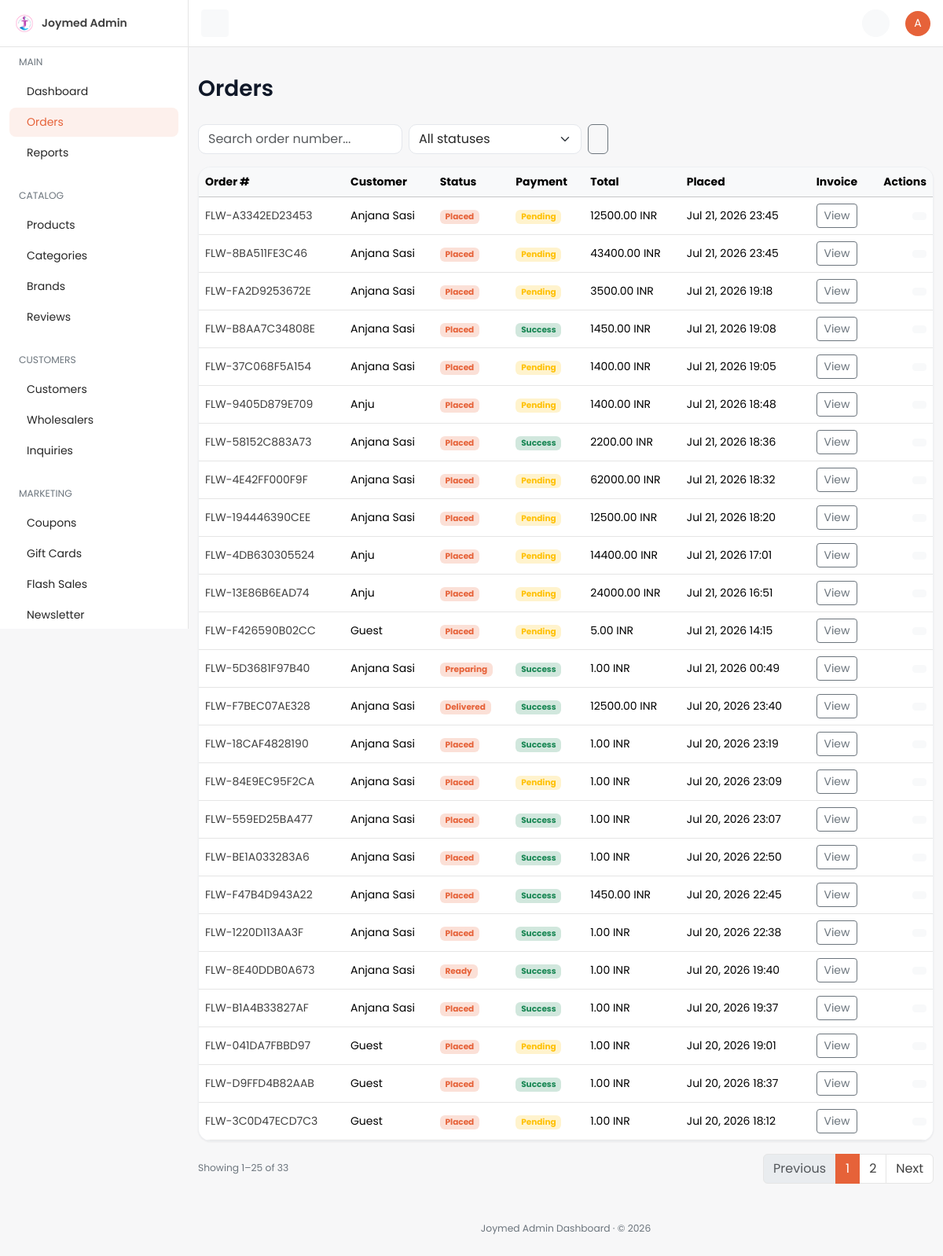
/dashboard/orders/ (signed in), run on an earlier commit of the app's database.
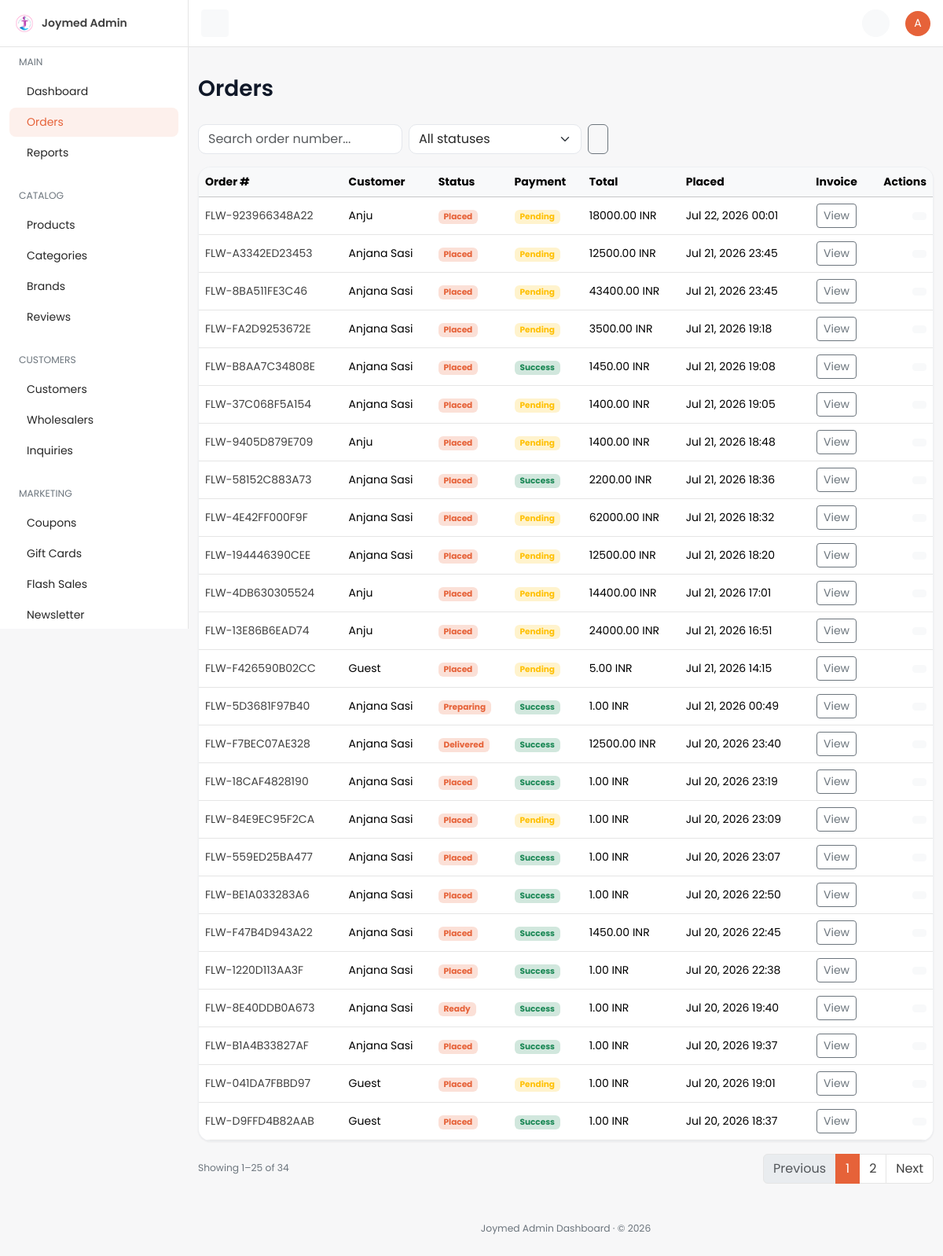
And on a later commit of the database.
### orders/models.py (models this page shows, shortened)
class Order(TimeStampedModel):
    customer_profile = models.ForeignKey(
        "accounts.CustomerProfile",
        on_delete=models.CASCADE,
        related_name="orders",
        null=True,
        blank=True,
        verbose_name="Customer profile",
        help_text="Owner of this order; null for guest checkout.",
    )
    cart = models.ForeignKey(
        "cart.Cart",
        on_delete=models.SET_NULL,
        null=True,
        blank=True,
        related_name="orders",
        verbose_name="Source cart",
    )
    order_number = models.CharField(
        max_length=32,
        unique=True,
        db_index=True,
        verbose_name="Order number",
        help_text="Human-readable unique order reference.",
    )
    idempotency_key = models.CharField(
        max_length=64,
        unique=True,
        null=True,
        blank=True,
        db_index=True,
        verbose_name="Idempotency key",
        help_text="Client-supplied key preventing duplicate order creation.",
    )
    order_status = models.CharField(
        max_length=20,
        choices=OrderStatus.choices,
        default=OrderStatus.RECEIVED,
        db_index=True,
        verbose_name="Order status",
    )
    delivery_slot_booking = models.ForeignKey(
        "delivery.DeliverySlotBooking",
        on_delete=models.SET_NULL,
        null=True,
        blank=True,
        related_name="orders",
        verbose_name="Delivery slot booking",
    )
    subtotal = models.DecimalField(max_digits=12, decimal_places=2, default=0)
    coupon_discount = models.DecimalField(max_digits=12, decimal_places=2, default=0)
    delivery_charge = models.DecimalField(max_digits=12, decimal_places=2, default=0)
    total_amount = models.DecimalField(
        max_digits=12,
        decimal_places=2,
        verbose_name="Total amount",
        help_text="Order total in the customer's checkout currency.",
    )
    currency = models.ForeignKey(
        "core.Currency",
        on_delete=models.PROTECT,
        null=True,
        blank=True,
        related_name="orders",
        verbose_name="Currency",
    )
    delivery_address_snapshot = models.JSONField(
        default=dict,
        verbose_name="Delivery address snapshot",
    )
    invoice_details = models.JSONField(default=dict, verbose_name="Invoice details")
    class Meta:
        verbose_name = "Order"
        verbose_name_plural = "Orders"
        indexes = [
            models.Index(
                fields=["customer_profile", "-created_at"],
                name="ord_customer_created_idx",
            ),
            models.Index(fields=["order_status"], name="orders_order_status_idx"),
            models.Index(fields=["idempotency_key"], name="orders_idempotency_key_idx"),
        ]
        ordering = ["-created_at"]
    @property
    def payment_status_display(self) -> str:
        tx = self.payment_transactions.filter(status="success").last()
        if not tx:
            tx = self.payment_transactions.last()
        if not tx:
            return "Unknown"
        return tx.get_status_display()

### accounts/models.py (models this page shows, shortened)
class CustomerProfile(TimeStampedModel):
    user = models.OneToOneField(
        settings.AUTH_USER_MODEL,
        on_delete=models.CASCADE,
        related_name="customer_profile",
        verbose_name="User",
        help_text="Linked Django auth user.",
    )
    phone = models.CharField(
        max_length=20,
        blank=True,
        db_index=True,
        verbose_name="Phone number",
        help_text="Customer mobile number used for OTP login.",
    )
    phone_verified = models.BooleanField(
        default=False,
        verbose_name="Phone verified",
        help_text="True after a successful OTP verification for this phone.",
    )
    preferred_language = models.CharField(
        max_length=5,
        choices=settings.LANGUAGES,
        default=settings.LANGUAGE_CODE,
        verbose_name="Preferred language",
        help_text="Customer's preferred storefront language.",
    )
    preferred_currency = models.ForeignKey(
        "core.Currency",
        on_delete=models.PROTECT,
        related_name="customer_profiles",
        verbose_name="Preferred currency",
        help_text="Currency used to display prices for this customer.",
    )
    date_of_birth = models.DateField(
        null=True,
        blank=True,
        verbose_name="Date of birth",
        help_text="Optional date of birth for personalization.",
    )
    default_address = models.ForeignKey(
        "accounts.Address",
        on_delete=models.SET_NULL,
        null=True,
        blank=True,
        related_name="+",
        verbose_name="Default address",
        help_text="Customer's primary delivery address.",
    )
    notify_via_email = models.BooleanField(
        default=True,
        verbose_name="Email notifications",
        help_text="Receive order updates via email.",
    )
    notify_via_sms = models.BooleanField(
        default=True,
        verbose_name="SMS notifications",
        help_text="Receive order updates via SMS.",
    )
    notify_via_whatsapp = models.BooleanField(
        default=False,
        verbose_name="WhatsApp notifications",
        help_text="Receive order updates via WhatsApp.",
    )
    class Meta:
        verbose_name = "Customer profile"
        verbose_name_plural = "Customer profiles"
        indexes = [
            models.Index(fields=["phone"], name="accounts_profile_phone_idx"),
        ]
    def __str__(self) -> str:
        return self.user.get_full_name() or self.user.email or str(self.pk)

### payments/models.py (models this page shows, shortened)
class PaymentTransaction(TimeStampedModel):
    order = models.ForeignKey(
        "orders.Order",
        on_delete=models.CASCADE,
        related_name="payment_transactions",
        verbose_name="Order",
    )
    gateway_key = models.CharField(max_length=40, db_index=True, verbose_name="Gateway key")
    amount = models.DecimalField(max_digits=12, decimal_places=2, verbose_name="Amount")
    currency = models.ForeignKey(
        "core.Currency",
        on_delete=models.PROTECT,
        related_name="payment_transactions",
        verbose_name="Currency",
    )
    status = models.CharField(
        max_length=20,
        choices=PaymentStatus.choices,
        default=PaymentStatus.PENDING,
        db_index=True,
        verbose_name="Status",
    )
    external_intent_id = models.CharField(
        max_length=120,
        blank=True,
        db_index=True,
        verbose_name="External intent ID",
    )
    external_transaction_id = models.CharField(
        max_length=120,
        blank=True,
        verbose_name="External transaction ID",
    )
    metadata = models.JSONField(default=dict, verbose_name="Metadata")
    class Meta:
        verbose_name = "Payment transaction"
        verbose_name_plural = "Payment transactions"
        indexes = [
            models.Index(fields=["order", "status"], name="pay_tx_order_status_idx"),
            models.Index(fields=["gateway_key", "status"], name="pay_tx_gateway_status_idx"),
        ]

### core/models.py (models this page shows, shortened)
class TimeStampedModel(models.Model):
    created_at = models.DateTimeField(
        auto_now_add=True,
        db_index=True,
        verbose_name="Created at",
        help_text="Timestamp when this record was first created.",
    )
    updated_at = models.DateTimeField(
        auto_now=True,
        db_index=True,
        verbose_name="Updated at",
        help_text="Timestamp when this record was last modified.",
    )
    class Meta:
        abstract = True

class Currency(TimeStampedModel):
    code = models.CharField(
        max_length=3,
        unique=True,
        db_index=True,
        verbose_name="Currency code",
        help_text="ISO 4217 currency code, e.g. QAR or USD.",
    )
    symbol = models.CharField(
        max_length=8,
        verbose_name="Symbol",
        help_text="Display symbol shown alongside prices, e.g. ر.ق or $.",
    )
    exchange_rate_to_base = models.DecimalField(
        max_digits=18,
        decimal_places=8,
        verbose_name="Exchange rate to base",
        help_text="Multiplier to convert this currency into the platform base currency.",
    )
    is_default = models.BooleanField(
        default=False,
        db_index=True,
        verbose_name="Is default",
        help_text="When True, this currency is the storefront default.",
    )
    is_active = models.BooleanField(
        default=True,
        db_index=True,
        verbose_name="Is active",
        help_text="When False, this currency is hidden/inactive on the storefront.",
    )
    class Meta:
        verbose_name = "Currency"
        verbose_name_plural = "Currencies"
        indexes = [
            models.Index(fields=["is_default"], name="core_currency_is_default_idx"),
        ]

### dashboard/views/orders.py (the view)
# urls.py: path("orders/", orders.order_list, name="order-list"),
@dashboard_required
@require_http_methods(["GET"])
def order_list(request: HttpRequest) -> HttpResponse:
    qs = Order.objects.select_related("customer_profile__user", "currency").order_by("-created_at")
    status = request.GET.get("status", "").strip()
    if status:
        qs = qs.filter(order_status=status)
    query = request.GET.get("q", "").strip()
    if query:
        qs = qs.filter(order_number__icontains=query)
    paginator = Paginator(qs, 25)
    page_obj = paginator.get_page(request.GET.get("page"))
    params = request.GET.copy()
    params.pop("page", None)
    context = {
        "nav_section": "orders",
        "page_title": "Orders",
        "page_obj": page_obj,
        "objects": page_obj.object_list,
        "statuses": OrderStatus.choices,
        "current_status": status,
        "search_query": query,
        "querystring": params.urlencode(),
    }
    return render(request, "dashboard/orders/list.html", context)

### dashboard/templates/dashboard/orders/list.html (shortened to what this page needs)
{% extends "dashboard/base.html" %}
{% block page_title %}Orders{% endblock %}
{% block content %}
<div class="row">
  <div class="col-12">
    <form method="get" class="d-flex gap-2 mb-3 flex-wrap">
      <input type="text" name="q" value="{{ search_query }}" class="form-control" style="max-width: 260px;" placeholder="Search order number..." />
      <select name="status" class="form-select" style="max-width: 220px;" onchange="this.form.submit()">
        <option value="">All statuses</option>
      </select>
      <button type="submit" class="btn btn-outline-secondary"></button>
    </form>
    <div class="card table-responsive">
      <table class="table mb-0 text-nowrap table-hover align-middle">
        <thead class="table-light">
          <tr><th>Order #</th><th>Customer</th><th>Status</th><th>Payment</th><th>Total</th><th>Placed</th><th class="text-center">Invoice</th><th class="text-end">Actions</th></tr>
        </thead>
        <tbody>
          {% for order in objects %}
          <tr>
            <td><a href="{% url 'dashboard:order-detail' order.pk %}">{{ order.order_number }}</a></td>
            <td>
              {% if order.cart and not order.cart.customer_profile %}
                Guest
              {% else %}
                {{ order.customer_profile|default:"Guest" }}
              {% endif %}
            </td>
            <td><span class="badge bg-primary-subtle text-primary">{{ order.get_order_status_display }}</span></td>
            <td>
              {% if order.payment_status_display == 'Success' or order.payment_status_display == 'Paid' %}
              <span class="badge bg-success-subtle text-success">{{ order.payment_status_display }}</span>
              {% elif order.payment_status_display == 'Failed' %}
              <span class="badge bg-danger-subtle text-danger">{{ order.payment_status_display }}</span>
              {% else %}
              <span class="badge bg-warning-subtle text-warning">{{ order.payment_status_display }}</span>
              {% endif %}
            </td>
            <td>{{ order.total_amount|floatformat:2 }} {% if order.currency %}{{ order.currency.code }}{% endif %}</td>
            <td>{{ order.created_at|date:"M d, Y H:i" }}</td>
            <td class="text-center">
              <a href="{% url 'dashboard:order-invoice' order.pk %}" class="btn btn-sm btn-outline-secondary" title="View Invoice" target="_blank"> View</a>
            </td>
            <td class="text-end">
              <a href="{% url 'dashboard:order-detail' order.pk %}" class="btn btn-sm btn-light" title="View Order"></a>
            </td>
          </tr>
          {% empty %}
          <tr><td colspan="8" class="text-center text-secondary py-5">No orders found.</td></tr>
          {% endfor %}
        </tbody>
      </table>
    </div>
    {% include "dashboard/partials/_pagination.html" %}
  </div>
</div>
{% endblock %}

### dashboard/templates/dashboard/partials/_topbar.html (shortened to what this page needs)
{% load static %}
<nav id="topbar" class="navbar bg-white border-bottom fixed-top topbar px-3">
  <button id="toggleBtn" class="d-none d-lg-inline-flex btn btn-light btn-icon btn-sm" type="button">
  </button>
  <div>
    <ul class="list-unstyled d-flex align-items-center mb-0 gap-1">
      <li>
        <a class="position-relative btn-icon btn-sm btn-light btn rounded-circle" data-bs-toggle="dropdown"
           aria-expanded="false" href="#" role="button">
        </a>
      </li>
      <li class="ms-3 dropdown">
        <a href="#" role="button" data-bs-toggle="dropdown" aria-expanded="false">
          <span class="avatar avatar-sm avatar-primary rounded-circle">
            <span class="avatar-initials rounded-circle">{{ request.user.get_username|slice:":1"|upper }}</span>
          </span>
        </a>
      </li>
    </ul>
  </div>
</nav>

What changed in the data, as far as the page shows it:
no longer on this page (row unchanged): Order: order_number "FLW-3C0D47ECD7C3", shows "Guest", order_status "Placed", payment_status_display "Pending", total_amount "1.00", currency.code "INR", created_at "Jul 20, 2026 18:12"
added Order: order_number "FLW-923966348A22", customer_profile "Anju", order_status "Placed", payment_status_display "Pending", total_amount "18000.00", currency.code "INR", created_at "Jul 22, 2026 00:01"
Also different on the page:
{{ page_obj.paginator.count }}: "33" → "34"
